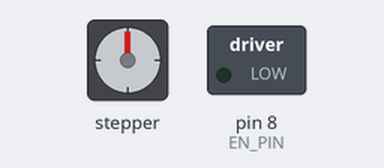
This sketch was run on a simulated Arduino Uno, built with avr-gcc and run on an emulated ATmega328P. Parts: stepper motor, switched loads named in the sketch (green lamp = pin HIGH). Stepper angles assume 200 steps per turn; what the sketch prints to the serial monitor is not drawn.

Above: at 0.05 s.
At 2.1 s:
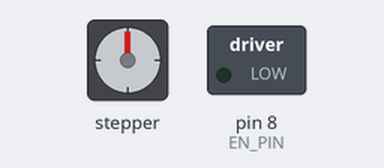
At 4.2 s:
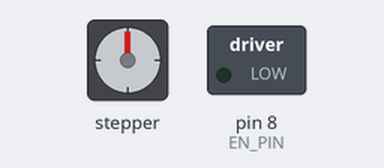
At 8.8 s:
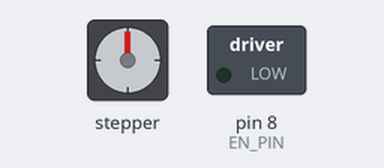
Timing chart, 0 to 12.2 s (numbered marks = the images above):
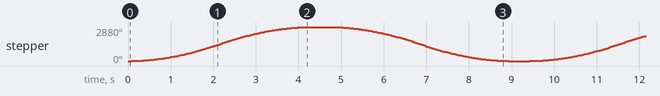

Measured:
- by itself, stepper: turns 2880° clockwise in 4.2 s, then 2880° counter-clockwise in 4.2 s, repeating every 9.3 s

The sketch:

arduino.ino
```cpp
// use `AccelStepper` lib by Mike McCauley
#include <AccelStepper.h>

#define STEP_PIN 3
#define DIR_PIN 2
#define EN_PIN 8

AccelStepper stepper(AccelStepper::DRIVER, STEP_PIN, DIR_PIN);

void setup() {
  Serial.begin(9600);
  pinMode(EN_PIN, OUTPUT);
  digitalWrite(EN_PIN, LOW);  // enable (active low)

  // Set Vref pot BEFORE powering the motor — too high cooks the driver
  stepper.setMaxSpeed(800);
  stepper.setAcceleration(400);
  Serial.println("A4988 Ready");
}

void loop() {
  stepper.move(1600);
  while (stepper.distanceToGo() != 0) {
    stepper.run();
  }
  delay(500);

  stepper.move(-1600);
  while (stepper.distanceToGo() != 0) {
    stepper.run();
  }
  delay(500);
}
```
